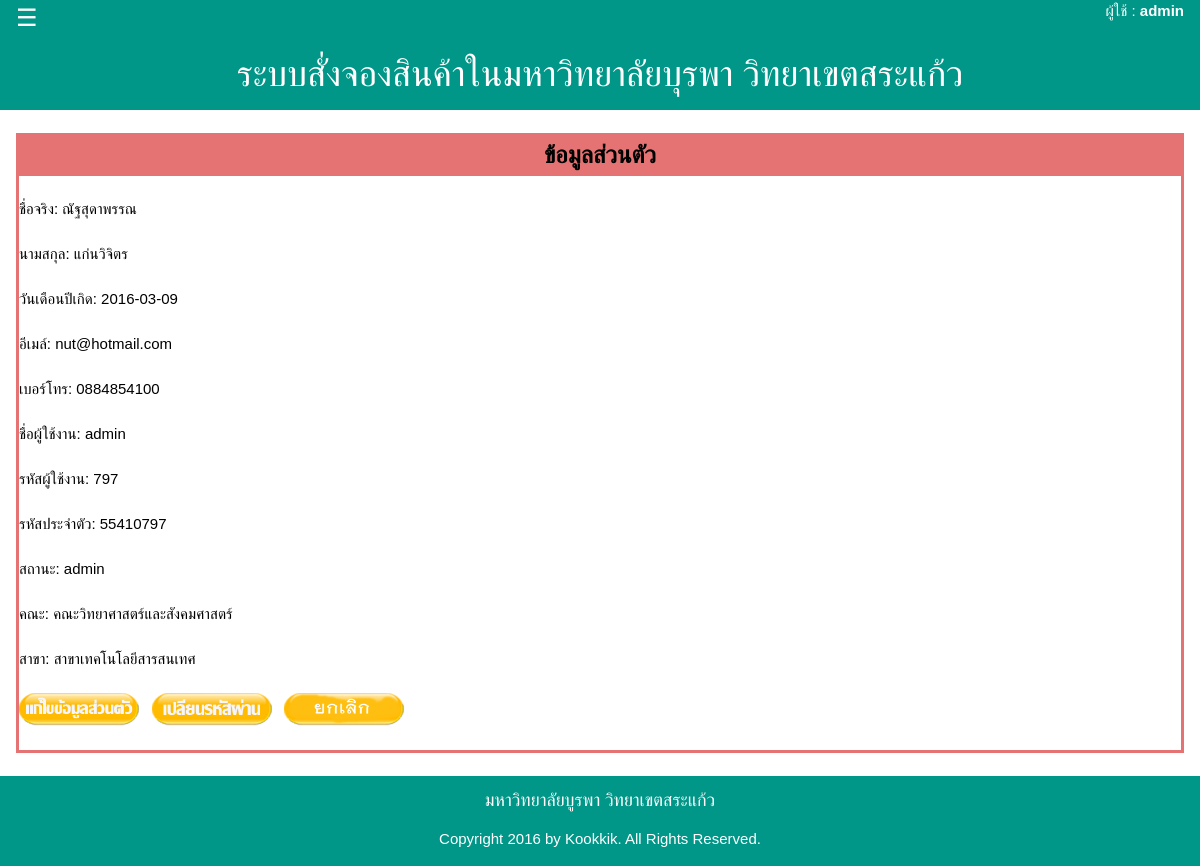
Page /source/show_person_admin.php (signed in) on the earlier database version.
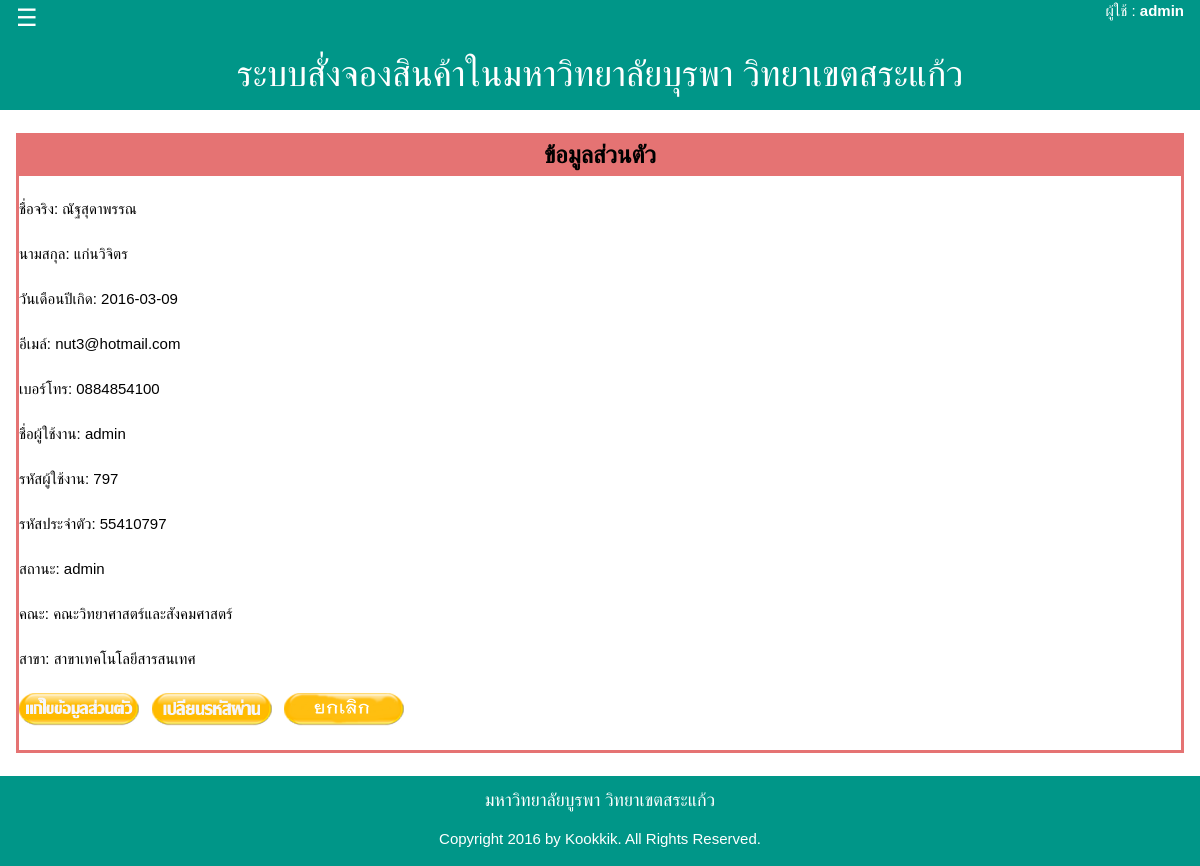
Same page on the later database version.
### tables this page shows
CREATE TABLE `person` (
  `Person_Id` int(10) unsigned NOT NULL auto_increment,
  `Title_Id` varchar(20) NOT NULL,
  `Person_Fname` varchar(50) default NULL,
  `Person_Lname` varchar(50) default NULL,
  `Person_Birthday` date default NULL,
  `Person_email` varchar(50) default NULL,
  `Person_Phone` int(10) unsigned zerofill default NULL,
  `Person_Username` varchar(20) NOT NULL,
  `Person_Password` varchar(30) NOT NULL,
  `Person_UniversityCode` int(10) unsigned NOT NULL,
  `Person_Position` varchar(10) NOT NULL,
  `Fac_Id` int(11) NOT NULL,
  `Branch_Id` int(11) NOT NULL,
  PRIMARY KEY  (`Person_Id`)
);

### source/show_person_admin.php (the view, shortened to what this page needs)
<?php
include ("layout.php");
include ("config.php");
?>
<div id="kk-content">
	<div class="w3-container">
<br />
		<table width="100%" border="2" align="center" cellpadding="0" cellspacing="0" bordercolor="#E57373">
	<tr>
			  <td height = "40" bgcolor="#E57373"><div align="center"><strong><font size = "5">ข้อมูลส่วนตัว</font></strong></div></td>
        </tr>
	<tr>
<td>
	<?php
	$strSQL = "SELECT * FROM person WHERE Person_Username='".$_SESSION[strUsername]."'";
	$objQuery = $mysqli->query($strSQL);
	$objResult = $objQuery->fetch_assoc();
	$Fname=$objResult[Person_Fname];
	$Lname=$objResult[Person_Lname];
	$Birthday=$objResult[Person_Birthday];
	$Email=$objResult[Person_email];
	$Phone=$objResult[Person_Phone];
	$Username=$objResult[Person_Username];
	$Password=$objResult[Person_Password];
	$UniCode=$objResult[Person_UniversityCode];
	$Position=$objResult[Person_Position];
	$strSQLfaculty = "SELECT * FROM faculty WHERE Fac_Id='".$objResult[Fac_Id]."'";
	$objQueryfaculty = $mysqli->query($strSQLfaculty);
	$objResultfaculty = $objQueryfaculty->fetch_assoc();
	$Faculty=$objResultfaculty[Fac_Name];
	$strSQLbranch = "SELECT * FROM branch WHERE Branch_Id='".$objResult[Branch_Id]."'";
	$objQuerybranch = $mysqli->query($strSQLbranch);
	$objResultbranch = $objQuerybranch->fetch_assoc();
	$Branch=$objResultbranch[Branch_Name];
	?>
      <br />
<?
		echo "ชื่อจริง: ".$Fname."<br /><br />";
		echo "นามสกุล: ".$Lname."<br /><br />";
		echo "วันเดือนปีเกิด: ".$Birthday."<br /><br />";
		echo "อีเมล์: ".$Email."<br /><br />";
		echo "เบอร์โทร: ".$Phone."<br /><br />";
		echo "ชื่อผู้ใช้งาน: ".$Username."<br /><br />";
		echo "รหัสผู้ใช้งาน: ".$Password."<br /><br />";
		echo "รหัสประจำตัว: ".$UniCode."<br /><br />";
		echo "สถานะ: ".$Position."<br /><br />";
        echo "คณะ: ".$Faculty."<br /><br />";
        echo "สาขา: ".$Branch."<br /><br />";
?>
             <a href="edit_person_admin.php?Person_Id=<?=$Person_Id;?>"><img src="image/editcus.png" width="120" height="33" border="0" /></a>&nbsp;&nbsp;
             <a href="edit_password_admin.php?Person_Id=<?=$Person_Id;?>"><img src="image/editpass.png" width="120" height="33" border="0" /></a>&nbsp;&nbsp;
             <a href="main_admin.php"><img src="image/cancel.png" width="120" height="33" border="0" /></a>
			<br /><br />
		</td>
  </tr>
</table>
<br />
  </div></div>

Differences in the rows shown:
changed person "ณัฐสุดาพรรณ": Person_email "nut@hotmail.com" → "nut3@hotmail.com"
